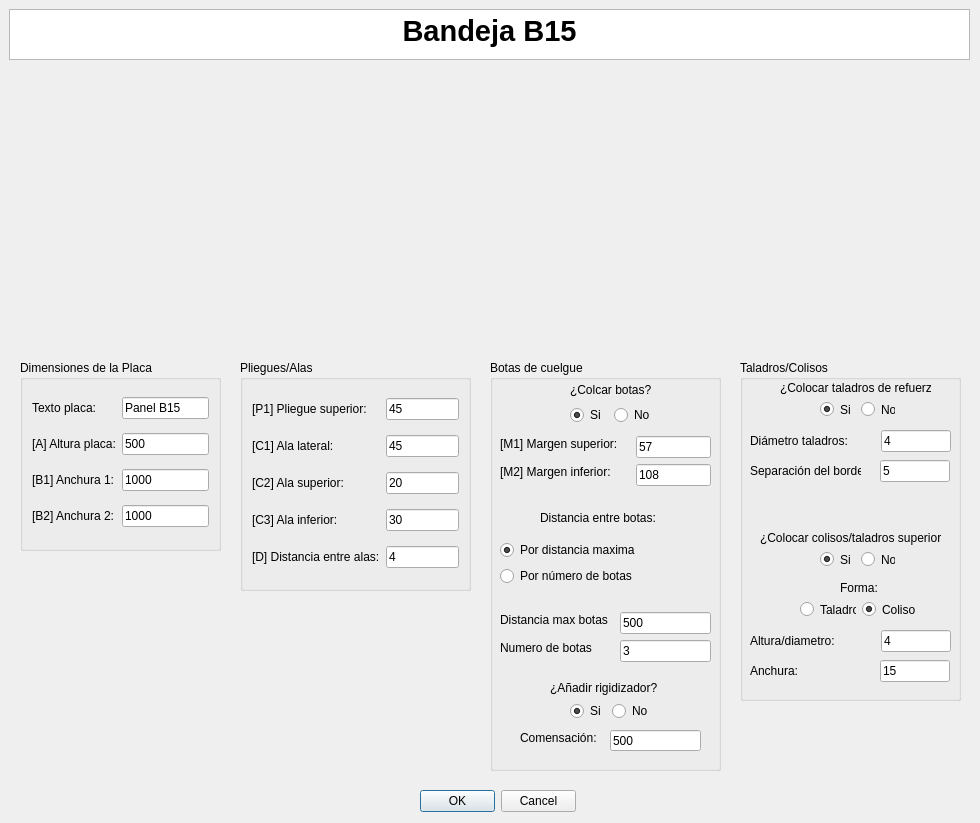
<?xml version="1.0" encoding="UTF-8"?>
<ui version="4.0">
 <class>MyPositionDialog</class>
 <widget class="QDialog" name="MyPositionDialog">
  <property name="geometry">
   <rect>
    <x>0</x>
    <y>0</y>
    <width>980</width>
    <height>823</height>
   </rect>
  </property>
  <property name="windowTitle">
   <string>Enter Position</string>
  </property>
  <property name="whatsThis">
   <string>&lt;html&gt;&lt;head/&gt;&lt;body&gt;&lt;p&gt;Esta ventana de KSDpanel te permite introducir todas las medidas correspondientes del panel seleccionado.&lt;/p&gt;&lt;p&gt;Recuerda que todas las medidas deben de ir en milimetros (mm).&lt;/p&gt;&lt;/body&gt;&lt;/html&gt;</string>
  </property>
  <widget class="QDialogButtonBox" name="buttonBox">
   <property name="geometry">
    <rect>
     <x>420</x>
     <y>790</y>
     <width>156</width>
     <height>23</height>
    </rect>
   </property>
   <property name="orientation">
    <enum>Qt::Horizontal</enum>
   </property>
   <property name="standardButtons">
    <set>QDialogButtonBox::Cancel|QDialogButtonBox::Ok</set>
   </property>
  </widget>
  <widget class="QTextBrowser" name="textBrowser">
   <property name="geometry">
    <rect>
     <x>9</x>
     <y>9</y>
     <width>961</width>
     <height>51</height>
    </rect>
   </property>
   <property name="html">
    <string>&lt;!DOCTYPE HTML PUBLIC &quot;-//W3C//DTD HTML 4.0//EN&quot; &quot;http://www.w3.org/TR/REC-html40/strict.dtd&quot;&gt;
&lt;html&gt;&lt;head&gt;&lt;meta name=&quot;qrichtext&quot; content=&quot;1&quot; /&gt;&lt;style type=&quot;text/css&quot;&gt;
p, li { white-space: pre-wrap; }
&lt;/style&gt;&lt;/head&gt;&lt;body style=&quot; font-family:'MS Shell Dlg 2'; font-size:8.25pt; font-weight:400; font-style:normal;&quot;&gt;
&lt;p align=&quot;center&quot; style=&quot; margin-top:0px; margin-bottom:0px; margin-left:0px; margin-right:0px; -qt-block-indent:0; text-indent:0px;&quot;&gt;&lt;span style=&quot; font-size:22pt; font-weight:600;&quot;&gt;Bandeja B15&lt;/span&gt;&lt;/p&gt;&lt;/body&gt;&lt;/html&gt;</string>
   </property>
  </widget>
  <widget class="QGroupBox" name="groupBox">
   <property name="geometry">
    <rect>
     <x>490</x>
     <y>360</y>
     <width>231</width>
     <height>411</height>
    </rect>
   </property>
   <property name="styleSheet">
    <string notr="true">font: 10pt &quot;MS Shell Dlg 2&quot;;</string>
   </property>
   <property name="title">
    <string>Botas de cuelgue</string>
   </property>
   <widget class="QLineEdit" name="numeroBotasUI">
    <property name="geometry">
     <rect>
      <x>130</x>
      <y>280</y>
      <width>91</width>
      <height>22</height>
     </rect>
    </property>
    <property name="text">
     <string>3</string>
    </property>
   </widget>
   <widget class="QLineEdit" name="distanciaEntreBotasUI">
    <property name="geometry">
     <rect>
      <x>130</x>
      <y>252</y>
      <width>91</width>
      <height>22</height>
     </rect>
    </property>
    <property name="text">
     <string>500</string>
    </property>
   </widget>
   <widget class="QLabel" name="label_7">
    <property name="geometry">
     <rect>
      <x>10</x>
      <y>280</y>
      <width>98</width>
      <height>16</height>
     </rect>
    </property>
    <property name="text">
     <string>Numero de botas</string>
    </property>
   </widget>
   <widget class="QLabel" name="label_6">
    <property name="geometry">
     <rect>
      <x>10</x>
      <y>252</y>
      <width>114</width>
      <height>16</height>
     </rect>
    </property>
    <property name="text">
     <string>Distancia max botas</string>
    </property>
   </widget>
   <widget class="QLabel" name="label_3">
    <property name="geometry">
     <rect>
      <x>10</x>
      <y>76</y>
      <width>130</width>
      <height>16</height>
     </rect>
    </property>
    <property name="text">
     <string>[M1] Margen superior:</string>
    </property>
   </widget>
   <widget class="QLabel" name="label_5">
    <property name="geometry">
     <rect>
      <x>10</x>
      <y>104</y>
      <width>124</width>
      <height>16</height>
     </rect>
    </property>
    <property name="text">
     <string>[M2] Margen inferior:</string>
    </property>
   </widget>
   <widget class="QLineEdit" name="margenAUI">
    <property name="geometry">
     <rect>
      <x>146</x>
      <y>76</y>
      <width>75</width>
      <height>22</height>
     </rect>
    </property>
    <property name="text">
     <string>57</string>
    </property>
   </widget>
   <widget class="QLineEdit" name="margenBUI">
    <property name="geometry">
     <rect>
      <x>146</x>
      <y>104</y>
      <width>75</width>
      <height>22</height>
     </rect>
    </property>
    <property name="text">
     <string>108</string>
    </property>
   </widget>
   <widget class="QLabel" name="label_10">
    <property name="geometry">
     <rect>
      <x>50</x>
      <y>150</y>
      <width>125</width>
      <height>16</height>
     </rect>
    </property>
    <property name="text">
     <string>Distancia entre botas:</string>
    </property>
   </widget>
   <widget class="QWidget" name="layoutWidget">
    <property name="geometry">
     <rect>
      <x>80</x>
      <y>21</y>
      <width>85</width>
      <height>44</height>
     </rect>
    </property>
    <layout class="QGridLayout" name="gridLayout">
     <item row="0" column="0" colspan="2">
      <widget class="QLabel" name="label_2">
       <property name="mouseTracking">
        <bool>false</bool>
       </property>
       <property name="text">
        <string>¿Colcar botas?</string>
       </property>
       <property name="buddy">
        <cstring>label_2</cstring>
       </property>
      </widget>
     </item>
     <item row="1" column="0">
      <widget class="QRadioButton" name="crearBotasUI">
       <property name="text">
        <string>Si</string>
       </property>
       <property name="checked">
        <bool>true</bool>
       </property>
      </widget>
     </item>
     <item row="1" column="1">
      <widget class="QRadioButton" name="noCrearBotasUI">
       <property name="text">
        <string>No</string>
       </property>
      </widget>
     </item>
    </layout>
   </widget>
   <widget class="QWidget" name="layoutWidget">
    <property name="geometry">
     <rect>
      <x>10</x>
      <y>180</y>
      <width>147</width>
      <height>48</height>
     </rect>
    </property>
    <layout class="QVBoxLayout" name="verticalLayout">
     <item>
      <widget class="QRadioButton" name="parametroBotasUI_3">
       <property name="text">
        <string>Por distancia maxima</string>
       </property>
       <property name="checked">
        <bool>true</bool>
       </property>
      </widget>
     </item>
     <item>
      <widget class="QRadioButton" name="parametroBotasUI">
       <property name="text">
        <string>Por número de botas</string>
       </property>
      </widget>
     </item>
    </layout>
   </widget>
   <widget class="QLabel" name="label_23">
    <property name="geometry">
     <rect>
      <x>60</x>
      <y>320</y>
      <width>121</width>
      <height>16</height>
     </rect>
    </property>
    <property name="text">
     <string>¿Añadir rigidizador?</string>
    </property>
   </widget>
   <widget class="QWidget" name="layoutWidget_2">
    <property name="geometry">
     <rect>
      <x>80</x>
      <y>340</y>
      <width>80</width>
      <height>22</height>
     </rect>
    </property>
    <layout class="QHBoxLayout" name="horizontalLayout_4">
     <item>
      <widget class="QRadioButton" name="crearRigidizadorUI">
       <property name="text">
        <string>Si</string>
       </property>
       <property name="checked">
        <bool>true</bool>
       </property>
      </widget>
     </item>
     <item>
      <widget class="QRadioButton" name="noCrearRigidizadorUI">
       <property name="text">
        <string>No</string>
       </property>
      </widget>
     </item>
    </layout>
   </widget>
   <widget class="QLineEdit" name="compensacionGrosorCompositeUI">
    <property name="geometry">
     <rect>
      <x>120</x>
      <y>370</y>
      <width>91</width>
      <height>21</height>
     </rect>
    </property>
    <property name="text">
     <string>500</string>
    </property>
   </widget>
   <widget class="QLabel" name="label_24">
    <property name="geometry">
     <rect>
      <x>30</x>
      <y>370</y>
      <width>91</width>
      <height>16</height>
     </rect>
    </property>
    <property name="text">
     <string>Comensación:</string>
    </property>
   </widget>
  </widget>
  <widget class="QGroupBox" name="groupBox_2">
   <property name="geometry">
    <rect>
     <x>240</x>
     <y>360</y>
     <width>231</width>
     <height>231</height>
    </rect>
   </property>
   <property name="styleSheet">
    <string notr="true">font: 10pt &quot;MS Shell Dlg 2&quot;;</string>
   </property>
   <property name="title">
    <string>Pliegues/Alas</string>
   </property>
   <layout class="QGridLayout" name="gridLayout_2">
    <item row="3" column="1">
     <widget class="QLineEdit" name="alaSuperiorUI">
      <property name="text">
       <string>20</string>
      </property>
     </widget>
    </item>
    <item row="5" column="1">
     <widget class="QLineEdit" name="distanciaAlasUI">
      <property name="text">
       <string>4</string>
      </property>
     </widget>
    </item>
    <item row="0" column="1">
     <widget class="QLineEdit" name="pliegueSuperiorUI">
      <property name="text">
       <string>45</string>
      </property>
     </widget>
    </item>
    <item row="0" column="0">
     <widget class="QLabel" name="label_13">
      <property name="text">
       <string>[P1] Pliegue superior:</string>
      </property>
     </widget>
    </item>
    <item row="2" column="1">
     <widget class="QLineEdit" name="alaIzquierdaUI">
      <property name="text">
       <string>45</string>
      </property>
     </widget>
    </item>
    <item row="3" column="0">
     <widget class="QLabel" name="label_11">
      <property name="text">
       <string>[C2] Ala superior:</string>
      </property>
     </widget>
    </item>
    <item row="4" column="0">
     <widget class="QLabel" name="label_12">
      <property name="text">
       <string>[C3] Ala inferior:</string>
      </property>
     </widget>
    </item>
    <item row="5" column="0">
     <widget class="QLabel" name="label_25">
      <property name="text">
       <string>[D] Distancia entre alas:</string>
      </property>
     </widget>
    </item>
    <item row="2" column="0">
     <widget class="QLabel" name="label_9">
      <property name="text">
       <string>[C1] Ala lateral:</string>
      </property>
     </widget>
    </item>
    <item row="4" column="1">
     <widget class="QLineEdit" name="alaInferiorUI">
      <property name="text">
       <string>30</string>
      </property>
     </widget>
    </item>
   </layout>
  </widget>
  <widget class="QLabel" name="imagenPanelUI">
   <property name="geometry">
    <rect>
     <x>250</x>
     <y>70</y>
     <width>461</width>
     <height>281</height>
    </rect>
   </property>
   <property name="text">
    <string/>
   </property>
   <property name="pixmap">
    <pixmap>../imagenes/REF_BH15cotas.jpg</pixmap>
   </property>
   <property name="scaledContents">
    <bool>true</bool>
   </property>
   <property name="wordWrap">
    <bool>false</bool>
   </property>
   <property name="margin">
    <number>0</number>
   </property>
   <property name="openExternalLinks">
    <bool>false</bool>
   </property>
  </widget>
  <widget class="QGroupBox" name="groupBox_3">
   <property name="geometry">
    <rect>
     <x>20</x>
     <y>360</y>
     <width>201</width>
     <height>191</height>
    </rect>
   </property>
   <property name="styleSheet">
    <string notr="true">font: 10pt &quot;MS Shell Dlg 2&quot;;</string>
   </property>
   <property name="title">
    <string>Dimensiones de la Placa</string>
   </property>
   <layout class="QGridLayout" name="gridLayout_3">
    <item row="2" column="1">
     <widget class="QLineEdit" name="anchura1UI">
      <property name="text">
       <string>1000</string>
      </property>
     </widget>
    </item>
    <item row="0" column="1">
     <widget class="QLineEdit" name="textoDescriptivoA0UI">
      <property name="text">
       <string>Panel B15</string>
      </property>
     </widget>
    </item>
    <item row="1" column="0">
     <widget class="QLabel" name="label_8">
      <property name="text">
       <string>[A] Altura placa:</string>
      </property>
     </widget>
    </item>
    <item row="0" column="0">
     <widget class="QLabel" name="label">
      <property name="text">
       <string>Texto placa:</string>
      </property>
     </widget>
    </item>
    <item row="2" column="0">
     <widget class="QLabel" name="label_4">
      <property name="text">
       <string>[B1] Anchura 1:</string>
      </property>
     </widget>
    </item>
    <item row="1" column="1">
     <widget class="QLineEdit" name="alturaPlacaUI">
      <property name="text">
       <string>500</string>
      </property>
     </widget>
    </item>
    <item row="3" column="0">
     <widget class="QLabel" name="label_22">
      <property name="text">
       <string>[B2] Anchura 2:</string>
      </property>
     </widget>
    </item>
    <item row="3" column="1">
     <widget class="QLineEdit" name="anchura2UI">
      <property name="text">
       <string>1000</string>
      </property>
     </widget>
    </item>
   </layout>
  </widget>
  <widget class="QGroupBox" name="groupBox_4">
   <property name="geometry">
    <rect>
     <x>740</x>
     <y>360</y>
     <width>221</width>
     <height>341</height>
    </rect>
   </property>
   <property name="title">
    <string>Taladros/Colisos</string>
   </property>
   <widget class="QLabel" name="label_15">
    <property name="geometry">
     <rect>
      <x>40</x>
      <y>20</y>
      <width>151</width>
      <height>16</height>
     </rect>
    </property>
    <property name="text">
     <string>¿Colocar taladros de refuerzo?</string>
    </property>
   </widget>
   <widget class="QLabel" name="label_16">
    <property name="geometry">
     <rect>
      <x>10</x>
      <y>70</y>
      <width>125</width>
      <height>22</height>
     </rect>
    </property>
    <property name="text">
     <string>Diámetro taladros:</string>
    </property>
   </widget>
   <widget class="QLineEdit" name="diametroTaladrosUI">
    <property name="geometry">
     <rect>
      <x>141</x>
      <y>70</y>
      <width>70</width>
      <height>22</height>
     </rect>
    </property>
    <property name="text">
     <string>4</string>
    </property>
   </widget>
   <widget class="QLineEdit" name="distanciaBordeUI">
    <property name="geometry">
     <rect>
      <x>140</x>
      <y>100</y>
      <width>70</width>
      <height>22</height>
     </rect>
    </property>
    <property name="text">
     <string>5</string>
    </property>
   </widget>
   <widget class="QLabel" name="label_17">
    <property name="geometry">
     <rect>
      <x>10</x>
      <y>100</y>
      <width>111</width>
      <height>21</height>
     </rect>
    </property>
    <property name="text">
     <string>Separación del borde:</string>
    </property>
   </widget>
   <widget class="QLabel" name="label_18">
    <property name="geometry">
     <rect>
      <x>20</x>
      <y>170</y>
      <width>181</width>
      <height>16</height>
     </rect>
    </property>
    <property name="text">
     <string>¿Colocar colisos/taladros superiores?</string>
    </property>
   </widget>
   <widget class="QLabel" name="label_19">
    <property name="geometry">
     <rect>
      <x>100</x>
      <y>220</y>
      <width>41</width>
      <height>16</height>
     </rect>
    </property>
    <property name="text">
     <string>Forma:</string>
    </property>
   </widget>
   <widget class="QLineEdit" name="anchuraColisoUI">
    <property name="geometry">
     <rect>
      <x>140</x>
      <y>300</y>
      <width>70</width>
      <height>22</height>
     </rect>
    </property>
    <property name="text">
     <string>15</string>
    </property>
   </widget>
   <widget class="QLineEdit" name="alturaColisoUI">
    <property name="geometry">
     <rect>
      <x>141</x>
      <y>270</y>
      <width>70</width>
      <height>22</height>
     </rect>
    </property>
    <property name="text">
     <string>4</string>
    </property>
   </widget>
   <widget class="QLabel" name="label_20">
    <property name="geometry">
     <rect>
      <x>10</x>
      <y>300</y>
      <width>111</width>
      <height>21</height>
     </rect>
    </property>
    <property name="text">
     <string>Anchura:</string>
    </property>
   </widget>
   <widget class="QLabel" name="label_21">
    <property name="geometry">
     <rect>
      <x>10</x>
      <y>270</y>
      <width>125</width>
      <height>22</height>
     </rect>
    </property>
    <property name="text">
     <string>Altura/diametro:</string>
    </property>
   </widget>
   <widget class="QWidget" name="layoutWidget">
    <property name="geometry">
     <rect>
      <x>80</x>
      <y>40</y>
      <width>75</width>
      <height>19</height>
     </rect>
    </property>
    <layout class="QHBoxLayout" name="horizontalLayout">
     <item>
      <widget class="QRadioButton" name="crearTaladrosUI">
       <property name="text">
        <string>Si</string>
       </property>
       <property name="checked">
        <bool>true</bool>
       </property>
      </widget>
     </item>
     <item>
      <widget class="QRadioButton" name="noCrearTaladrosUI">
       <property name="text">
        <string>No</string>
       </property>
      </widget>
     </item>
    </layout>
   </widget>
   <widget class="QWidget" name="layoutWidget">
    <property name="geometry">
     <rect>
      <x>80</x>
      <y>190</y>
      <width>75</width>
      <height>19</height>
     </rect>
    </property>
    <layout class="QHBoxLayout" name="horizontalLayout_2">
     <item>
      <widget class="QRadioButton" name="crearColisoUI">
       <property name="text">
        <string>Si</string>
       </property>
       <property name="checked">
        <bool>true</bool>
       </property>
      </widget>
     </item>
     <item>
      <widget class="QRadioButton" name="noCrearColisoUI">
       <property name="text">
        <string>No</string>
       </property>
      </widget>
     </item>
    </layout>
   </widget>
   <widget class="QWidget" name="layoutWidget">
    <property name="geometry">
     <rect>
      <x>60</x>
      <y>240</y>
      <width>118</width>
      <height>19</height>
     </rect>
    </property>
    <layout class="QHBoxLayout" name="horizontalLayout_3">
     <item>
      <widget class="QRadioButton" name="taladroColisoUI">
       <property name="text">
        <string>Taladro</string>
       </property>
      </widget>
     </item>
     <item>
      <widget class="QRadioButton" name="colisoColisoUI">
       <property name="text">
        <string>Coliso</string>
       </property>
       <property name="checked">
        <bool>true</bool>
       </property>
      </widget>
     </item>
    </layout>
   </widget>
  </widget>
  <zorder>groupBox_2</zorder>
  <zorder>groupBox</zorder>
  <zorder>buttonBox</zorder>
  <zorder>textBrowser</zorder>
  <zorder>imagenPanelUI</zorder>
  <zorder>groupBox_3</zorder>
  <zorder>groupBox_4</zorder>
 </widget>
 <resources/>
 <connections>
  <connection>
   <sender>buttonBox</sender>
   <signal>accepted()</signal>
   <receiver>MyPositionDialog</receiver>
   <slot>accept()</slot>
   <hints>
    <hint type="sourcelabel">
     <x>248</x>
     <y>254</y>
    </hint>
    <hint type="destinationlabel">
     <x>157</x>
     <y>274</y>
    </hint>
   </hints>
  </connection>
  <connection>
   <sender>buttonBox</sender>
   <signal>rejected()</signal>
   <receiver>MyPositionDialog</receiver>
   <slot>reject()</slot>
   <hints>
    <hint type="sourcelabel">
     <x>316</x>
     <y>260</y>
    </hint>
    <hint type="destinationlabel">
     <x>286</x>
     <y>274</y>
    </hint>
   </hints>
  </connection>
 </connections>
</ui>
